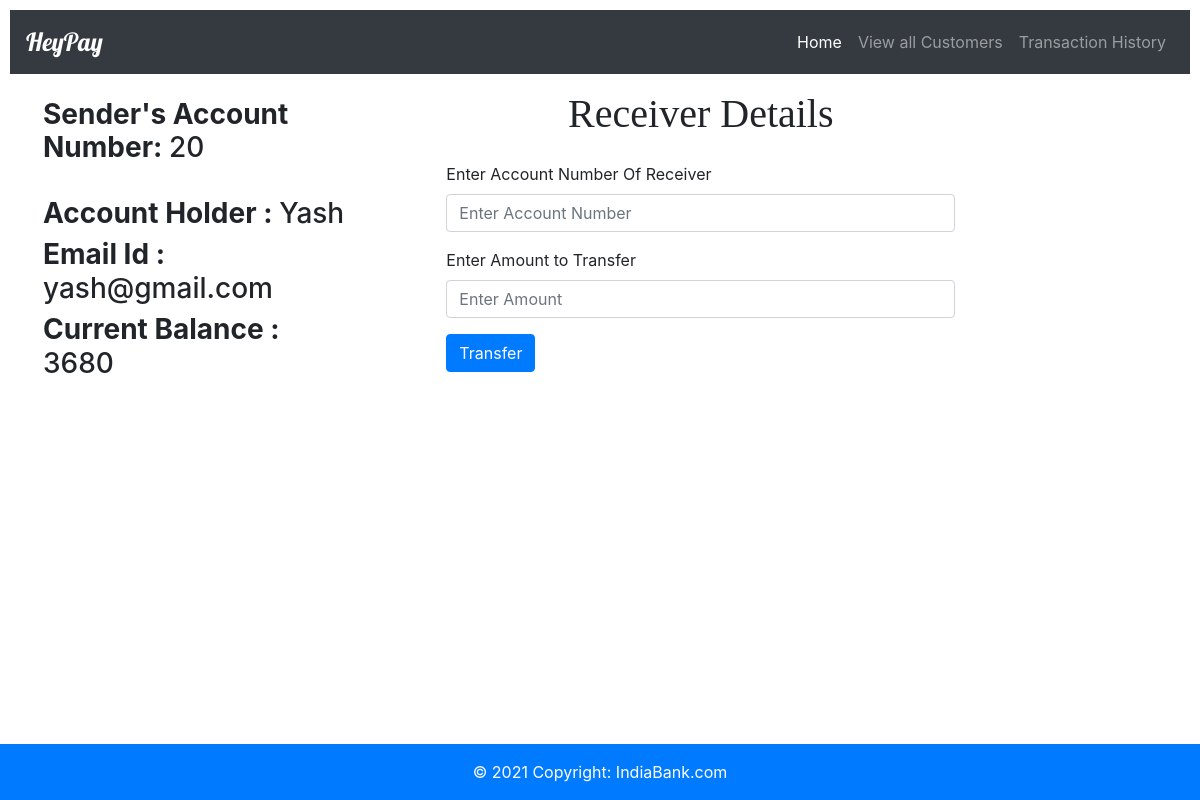
Screenshot of /20/ with the database file from the repository.
### bank/models.py (models this page shows, shortened)
class Customer(models.Model):
    Acc_No = models.IntegerField(primary_key=True)
    Account_Holder = models.CharField(max_length=200)
    Email_Id = models.EmailField(max_length=200)
    Current_Balance=models.IntegerField()

### bank/views.py (the view)
# urls.py: path('<int:Acc>/',views.Trans,name='Trans'),
def Trans(request,Acc):
    custom=Customer.objects.filter(Acc_No=Acc)
    context={'custom':custom,'Acc_No':Acc}
    return render(request, 'Transaction.html',context)

### Templates/Transaction.html (shortened to what this page needs)
{% extends 'Base.html' %}
{% load static %}
{% block content %}
    <body>
        <div class="row">
    <div class="col-sm-4 px-5">
      <br>
    <h3><b>Sender's Account Number: </b>{{Acc_No}}</h3>
    <br>
        {% for d in custom %}
        <h3><b>Account Holder : </b>{{d.Account_Holder}}</h3>
        <h3><b>Email Id : </b>{{d.Email_Id}}</h3>
        <h3><b>Current Balance : </b>{{d.Current_Balance}}</h3>
        {% endfor %}
    </div>
    <div class="col-sm-6 px-5">
        <h1 align="center"  class="pb-3 pt-3" style="font-family: Georgia;">Receiver Details</h1>
        <form action="/Transhis/" method="POST">{% csrf_token %}
            <div class="form-group">
              <label for="exampleInputEmail1">Enter Account Number Of Receiver</label>
              <input type="text" class="form-control" id="exampleInputEmail1" name="recv_AccNo" aria-describedby="emailHelp" placeholder="Enter Account Number">
            </div>
            <div class="form-group">
              <label for="exampleInputPassword1">Enter Amount to Transfer</label>
              <input type="text" class="form-control" id="exampleInputPassword1" name="Amt_to_transfer" placeholder="Enter Amount">
            </div>
            <input type="submit" class="btn btn-primary" value="Transfer">
          </form>
    </div>
        </div>
    </body>
{% endblock content %}

### Templates/Transaction.html (style rules this page uses)
body { padding: 10px; }

### rows the page displays
Customer: Account_Holder "Yash", Email_Id "yash@gmail.com", Current_Balance "3680"

### other values shown
{{ Acc_No }} "20"
